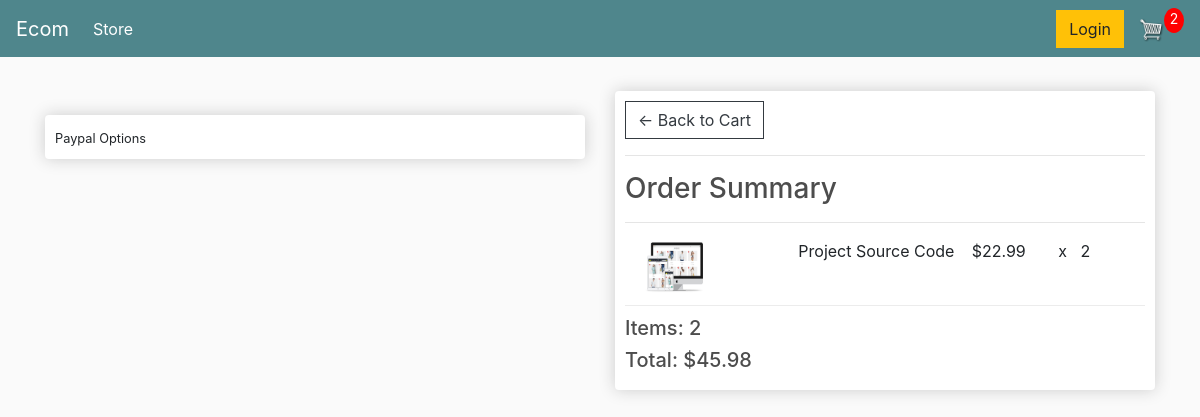
Screenshot of /checkout/ (signed in) with the database file from the repository.
### store/models.py (models this page shows, shortened)
class OrderItem(models.Model):
    product = models.ForeignKey(Product, on_delete=models.SET_NULL, blank=True, null=True)
    order = models.ForeignKey(Order, on_delete=models.SET_NULL, blank=True, null=True)
    quantity = models.IntegerField(default=0, null=True, blank=True)
    date_added = models.DateTimeField(auto_now_add=True)
    @property
    def get_total(self):
        return self.product.price * self.quantity

class Product(models.Model):
    name = models.CharField(max_length=200, null=True)
    price = models.DecimalField(max_digits=7, decimal_places=2)
    digital = models.BooleanField(default=False, null=True, blank=False)
    image = models.ImageField(null=True, blank=True)
    @property
    def image_url(self):
        try:
            url = self.image.url
        except ValueError:
            url = ''
        return url

class Order(models.Model):
    customer = models.ForeignKey(Customer, on_delete=models.SET_NULL, null=True, blank=True)
    date_ordered = models.DateTimeField(auto_now_add=True)
    complete = models.BooleanField(default=False, null=True, blank=False)
    transaction_id = models.CharField(max_length=200, null=True)
    @property
    def shipping(self):
        shipping = False
        order_items = self.orderitem_set.all()
        for item in order_items:
            if not item.product.digital:
                shipping = True
        return shipping
    @property
    def get_cart_total(self):
        order_items = self.orderitem_set.all()
        return sum([item.get_total for item in order_items])
    @property
    def get_cart_items(self):
        order_items = self.orderitem_set.all()
        return sum([item.quantity for item in order_items])

### store/views.py (the view)
# urls.py: path('checkout/', views.checkout, name='checkout'),
def checkout(request):
    data = cart_data(request)
    cart_items = data['cartItems']
    order = data['order']
    items = data['items']
    context = {'items': items, 'order': order, 'cartItems': cart_items}
    return render(request, 'store/checkout.html', context)

### store/utils.py (called while the page is built)
def cart_data(request):
    if request.user.is_authenticated:
        customer = request.user.customer
        order, created = Order.objects.get_or_create(customer=customer, complete=False)
        items = order.orderitem_set.all()
        cart_items = order.get_cart_items
    else:
        cookie_data = cookie_cart(request)
        cart_items = cookie_data['cartItems']
        order = cookie_data['order']
        items = cookie_data['items']
    return {'cartItems': cart_items, 'order': order, 'items': items}

### store/templates/store/checkout.html (shortened to what this page needs)
{% extends 'store/main.html' %}
{% load static %}
{% block content %}
<div class="row">
    <div class="col-lg-6">
        <br>
        <div class="box-element hidden" id="payment-info">
            <small>Paypal Options</small>
        </div>
    </div>
    <div class="col-lg-6">
        <div class="box-element">
            <a class="btn btn-outline-dark" href="{% url 'cart' %}">&#x2190; Back to Cart</a>
            <hr>
            <h3>Order Summary</h3>
            <hr>
            {% for item in items %}
            <div class="cart-row">
                <div style="flex:2"><img class="row-image" src="{{item.product.image_url}}"></div>
                <div style="flex:2"><p>{{item.product.name}}</p></div>
                <div style="flex:1"><p>${{item.product.price}}</p></div>
                <div style="flex:1"><p>x &nbsp;&nbsp;{{item.quantity}}</p></div>
            </div>
            {% endfor %}
            <h5>Items: {{order.get_cart_items}}</h5>
            <h5>Total: ${{order.get_cart_total|floatformat:2}}</h5>
        </div>
    </div>
</div>
{% endblock content %}

### static/css/main.css (style rules this page uses)
body { background-color: hsl(0, 0%, 98%); }
h1,h2,h3,h4,h5,h6 { color:hsl(0, 0%, 30%); }
.box-element { box-shadow:hsl(0, 0%, 80%) 0 0 16px; background-color: #fff; border-radius: 4px; padding: 10px; }
.col-lg-4, .col-lg-6, .col-lg-8, .col-lg-12 { margin-top: 10px; }
.btn { border-radius: 0; }
.row-image { width: 100px; }
.cart-row { display: flex; align-items: flex-stretch; padding-bottom: 10px; margin-bottom: 10px; border-bottom: 1px solid #ececec; }

### rows the page displays
OrderItem: product.image_url (picture), product.name "Project Source Code", product.price "22.99", quantity "2"
Order: get_cart_items "2", get_cart_total "45.98"

### other values shown
{{ cartItems }} "2"
